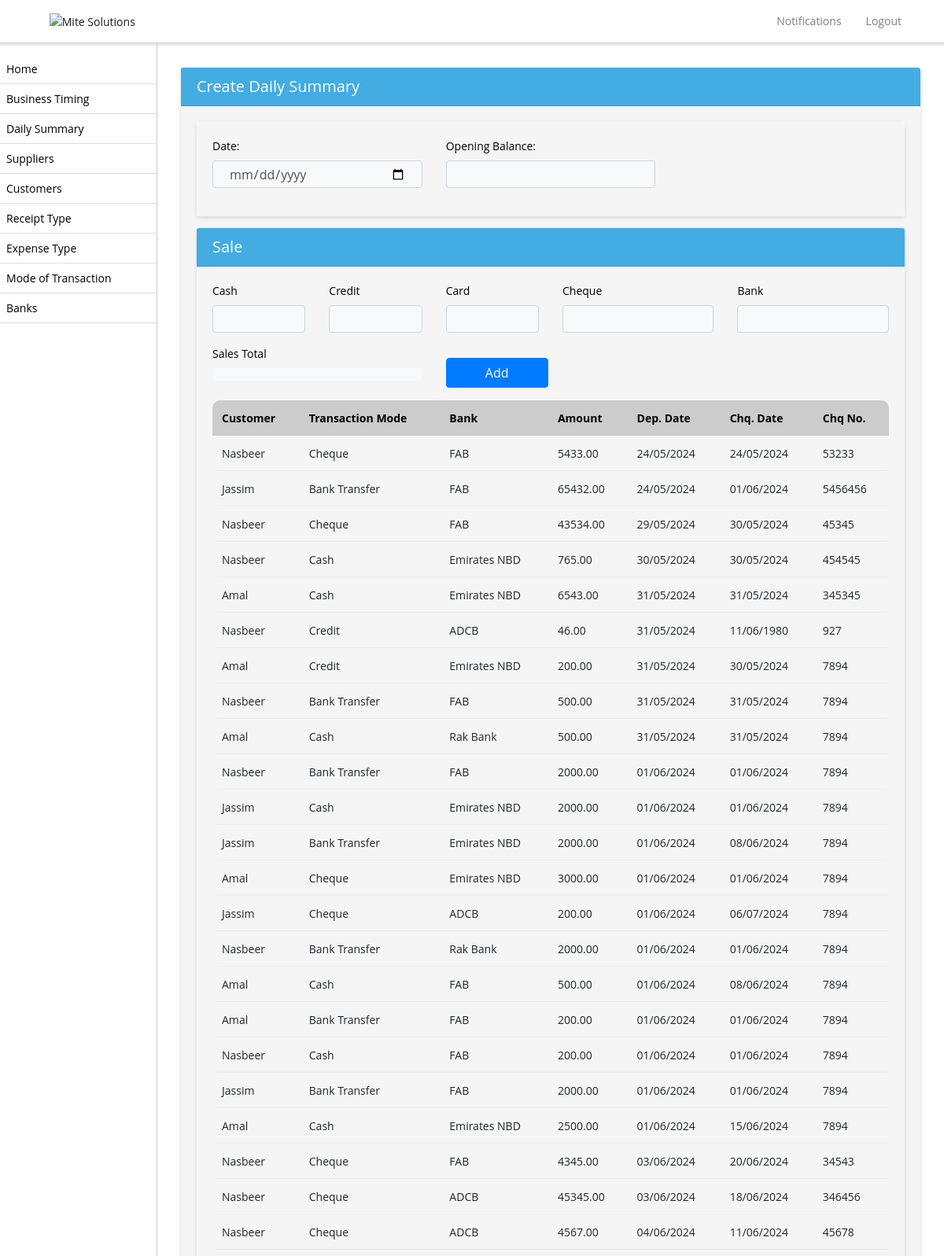
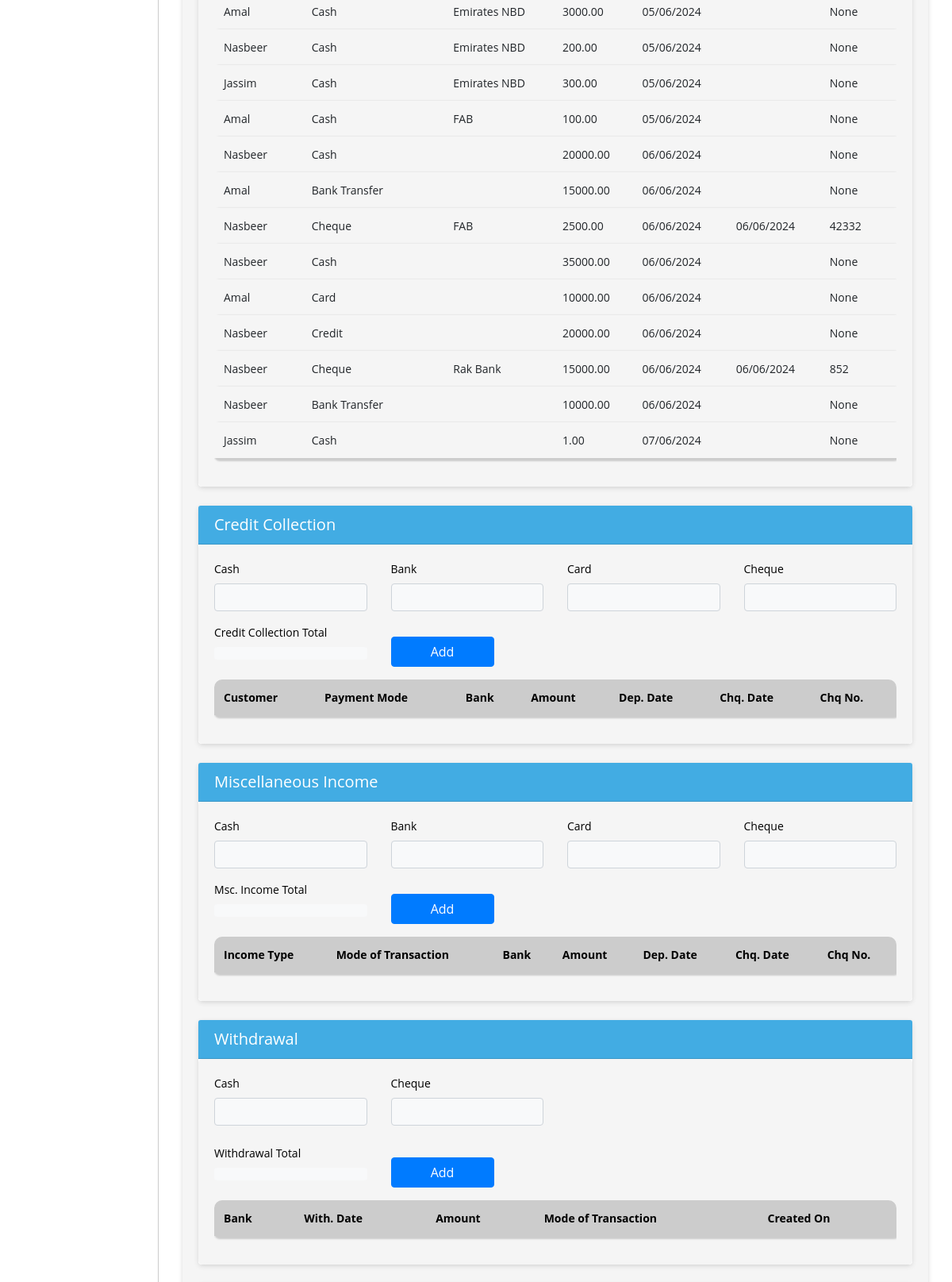
The app's page /bank-sales/ (signed in, upper part) with its own data (2 pictures, top to bottom).
### biztrackapp/models.py (models this page shows, shortened)
class BankSales(models.Model):
    customer = models.ForeignKey(Customer, on_delete=models.CASCADE)
    daily_summary_id = models.CharField(max_length=100, null=True, blank=True)
    mode_of_transaction = models.ForeignKey(TransactionMode, on_delete=models.CASCADE)
    amount = models.DecimalField(max_digits=10, decimal_places=2)
    bank = models.ForeignKey(Bank, on_delete=models.CASCADE, null=True, blank=True)
    cheque_date = models.DateField(null=True, blank=True)
    cheque_no = models.CharField(max_length=255,null=True, blank=True)
    business_profile = models.CharField(max_length=255, null=True)
    created_on = models.DateTimeField(auto_now_add=True)
    updated_on = models.DateTimeField(auto_now=True)

class Customer(models.Model):
    name = models.CharField(max_length=255)
    business_profile = models.CharField(max_length=255, null=True)
    outstanding = models.DecimalField(max_digits=10, decimal_places=2)
    location = models.CharField(max_length=255)
    status = models.BooleanField(default=True)  # BooleanField to represent True or False
    created_on = models.DateTimeField(auto_now_add=True, null=True)

class TransactionMode(models.Model):
    CHOICES = [
        ('card', 'Card'),
        ('cash', 'Cash'),
        ('bank transfer', 'Bank Transfer'),
        ('cheque', 'Cheque'),
        ('credit', 'Credit'),
    ]
    name = models.CharField(max_length=255,choices=CHOICES)
    business_profile = models.CharField(max_length=255, null=True)
    status = models.BooleanField(default=False)
    created_on = models.DateTimeField(auto_now_add=True, null=True)

class Bank(models.Model):
    name = models.CharField(max_length=255, choices=BANK_CHOICES)
    account_number = models.CharField(max_length=50)
    opening_balance = models.DecimalField(max_digits=10, decimal_places=2)
    business_profile = models.CharField(max_length=255, null=True)
    status = models.BooleanField(default=False)
    created_on = models.DateTimeField(auto_now_add=True, null=True)
    update_on = models.DateTimeField(auto_now=True, null=True)

### biztrackapp/views.py (the view)
# urls.py: path('bank-sales/', list_bank_sales, name='list_bank_sales'),
def list_bank_sales(request):
    shop_admin = get_object_or_404(ShopAdmin, user=request.user)
    shop = shop_admin.shop
    business_profile = get_object_or_404(BusinessProfile, name=shop.name)
    bank_sales = BankSales.objects.filter(business_profile=business_profile.id)
    return render(request, 'create_daily_summary.html', {'bank_sales': bank_sales})

### biztrackapp/templates/create_daily_summary.html (shortened to what this page needs)
{% extends 'base.html' %}
{% block content %}
<div class="container ">
    <div class="card  ">
        <div class="card-header">
            <h5 class="mb-0">Create Daily Summary</h5>
          </div>
          <form method="post"  enctype="multipart/form-data" class="form" id="daily_summary_form">
        <div class="card-body ">
            <div class="card mt-0">
                <div class="card-body bg-white br-5">
                    <div class="row ">
                        <div class="col-md-4">
                            <div class="form-group">
                                <label for="id_date">Date:</label>
                                <input type="date" name="date" required class="form-control bg-light" id="id_date" tabindex="-1">
                            </div>
                        </div>
                        <div class="col-md-4">
                            <div class="form-group">
                                <label for="id_date">Opening Balance:</label>
                                <input type="number" name="opening_balance" value="{{cash_on_hand}}" required class="form-control bg-light" id="id_cash_on_hand" tabindex="0" readonly>
                            </div>
                        </div>
                    </div>
                </div>
            </div>
            <div class="card">
                <div class="card-header text-white">
                    <h5 class="text-left mb-0">Sale</h5>
                </div>
                <div class="card-body bg-white br-5">
                    <div class="row ">
                        <div class="col-md-2">
                            <label>Cash </label>
                            <input type="number" name="cash_sale" required class="form-control bg-light" id="id_cash_sale" tabindex="1" value="{{ bank_sale_total_cash_sale }}">
                        </div>
                        <div class="col-md-2">
                            <label>Credit </label>
                            <input type="number" name="credit_sale" required class="form-control bg-light" id="id_credit_sale" tabindex="2" value="{{ bank_sale_total_credit_sale }}" >
                        </div>
                        <div class="col-md-2">
                            <label>Card </label>
                            <input type="number" name="card_sale" required class="form-control bg-light" id="id_card_sale" tabindex="3" value="{{ bank_sale_total_card_sale }}">
                        </div>
                        <div class="col-md-3">
                            <label>Cheque</label>
                            <input type="number" name="cheque_sale" required class="form-control bg-light" id="id_cheque_sale" tabindex="4" value="{{ bank_sale_total_cheque_sale }}">
                        </div>
                        <div class="col-md-3">
                            <label>Bank</label>
                            <input type="number" name="bank_sale" required class="form-control bg-light" id="id_bank_sale" tabindex="5" value="{{ bank_sale_total_bank_sale }}">
                        </div>
                    </div>
                    <div class="row mb-3 mt-2">
                        <div class="col-md-4 ">
                            <label>Sales Total</label>
                            <div class="bg-light p-2 rounded">{{total_bank_sale_amount}}</div>
                        </div>
                        <div class="col-md-4 d-flex align-items-end">
                            <button type="button" class="btn btn-primary mt-3" data-toggle="modal" data-target="#bankSaleModal">Add</button>
                        </div>
                    </div>
                    <div class="table-responsive">
                    <table  class="table table-bordered table-striped "  id="tablebanksale" >
                        <thead style="color:transparent !important;">
                            <tr>
                                <th>Customer</th>
                                <th>Transaction Mode</th>
                                <th>Bank</th>
                                <th>Amount</th>
                                <th>Dep. Date</th>
                                <th>Chq. Date</th>
                                <th>Chq No.</th>
                            </tr>
                        </thead>
                        <tbody>
                            {% for sale in bank_sales %}
                            <tr>
                                <td>{{ sale.customer.name }}</td>
                                <td class="text-capitalize">{{ sale.mode_of_transaction.name }}</td>
                                <td>{{ sale.bank.name }}</td>
                                <td>{{ sale.amount }}</td>
                                <td>{{ sale.created_on|date:"d/m/Y" }}</td>
                                <td>{{ sale.cheque_date|date:"d/m/Y" }}</td>
                                <td>{{ sale.cheque_no }}</td>
                            </tr>
                            {% endfor %}
                        </tbody>
                    </table>
                </div>
                </div>
            </div>
            <div class="card  mt-4">
                <div class="card-header text-white">
                    <h5 class="text-left mb-0">Credit Collection</h5>
                </div>
                <div class="card-body bg-white  br-5">
                    <div class="row ">
                        <div class="col-md-3">
                            <label>Cash</label>
                            <input type="number" name="cash_collection" required class="form-control bg-light" id="id_cash_collection" tabindex="1" value="{{ credit_sale_total_cash_sale }}">
                        </div>
                        <div class="col-md-3">
                            <label>Bank </label>
                            <input type="number" name="bank_collection" required class="form-control bg-light" id="id_bank_collection" tabindex="2" value="{{ credit_sale_total_bank_sale }}" >
                        </div>
                        <div class="col-md-3">
                            <label>Card </label>
                            <input type="number" name="card_collection" required class="form-control bg-light" id="id_card_collection" tabindex="3" value="{{ credit_sale_total_card_sale }}">
                        </div>
                        <div class="col-md-3">
                            <label>Cheque</label>
                            <input type="number" name="cheque_collection" required class="form-control bg-light" id="id_cheque_collection" tabindex="4" value="{{ credit_sale_total_cheque_sale }}">
                        </div>
                    </div>
                    <div class="row mb-3 mt-2">
                        <div class="col-md-3">
                            <label>Credit Collection Total</label>
                            <div class="bg-light p-2 rounded">{{total_credit_sale_amount}}</div>
                        </div>
                        <div class="col-md-3 d-flex align-items-end">
                            <button type="button" class="btn btn-primary mt-3" data-toggle="modal" data-target="#creditCollectionModal">Add </button>
                        </div>
                    </div>
                    <div class="table-responsive">
                    <table id="tablecreditcollection"  class="table table-bordered table-striped nowrap"  style="width: 100%;">
                        <thead class="thead-light" style="border-color:transparent !important;">
                            <tr>
                                <th>Customer</th>
                                <th>Payment Mode</th>
                                <th>Bank</th>
                                <th>Amount</th>
                                <th>Dep. Date</th>
                                <th>Chq. Date</th>
                                <th>Chq No.</th>
                            </tr>
                        </thead>
                    </table>
                </div>
                </div>
            </div>
            <div class="card  mt-4">
                <div class="card-header text-white">
                    <h5 class="text-left mb-0">Miscellaneous Income</h5>
                </div>
                <div class="card-body bg-white  br-5">
                    <div class="row ">
                        <div class="col-md-3">
                            <label>Cash </label>
                            <input type="number" name="cash_msc_income" required class="form-control bg-light" id="id_cash_msc_income" tabindex="1" value="{{ mis_income_total_cash }}">
                        </div>
                        <div class="col-md-3">
                            <label>Bank </label>
                            <input type="number" name="bank_msc_income" required class="form-control bg-light" id="id_bank_msc_income" tabindex="2" value="{{ mis_income_total_bank }}" >
                        </div>
                        <div class="col-md-3">
                            <label>Card </label>
                            <input type="number" name="card_msc_income" required class="form-control bg-light" id="id_card_msc_income" tabindex="3" value="{{ mis_income_total_card }}">
                        </div>
                        <div class="col-md-3">
                            <label>Cheque </label>
                            <input type="number" name="cheque_msc_income" required class="form-control bg-light" id="id_cheque_msc_income" tabindex="4" value="{{ mis_income_total_cheque }}">
                        </div>
                    </div>
                    <div class="row mb-3 mt-2">
                        <div class="col-md-3">
                            <label>Msc. Income Total</label>
                            <div class="bg-light p-2 rounded">{{total_mis_income_amount}}</div>
                        </div>
                        <div class="col-md-3 d-flex align-items-end">
                            <button type="button" class="btn btn-primary mt-3" data-toggle="modal" data-target="#miscIncomeModal">Add</button>
                        </div>
                    </div>
                    <div class="table-responsive">
                    <table id="tablemscincome"  class="table table-bordered table-striped nowrap"  style="width: 100%;">
                        <thead class="thead-light" style="border-color: transparent !important;">
                            <tr>
                                <th>Income Type</th>
                                <th>Mode of Transaction</th>
                                <th>Bank</th>
                                <th>Amount</th>
                                <th>Dep. Date</th>
                                <th>Chq. Date</th>
                                <th>Chq No.</th>
                            </tr>
                        </thead>
                    </table>
                    </div>
                </div>
            </div>
            <div class="card mt-4">
                <div class="card-header text-white">
                    <h5 class="text-left mb-0">Withdrawal</h5>
                </div>
                <div class="card-body bg-white br-5">
                    <div class="row mb-3">
                        <div class="col-md-3">
                            <label>Cash </label>
                            <input type="number" name="cash_withdrawal" required class="form-control bg-light" id="id_cash_withdrawal" tabindex="1" value="{{ withdrawal_total_cash }}">
                        </div>
                        <div class="col-md-3">
                            <label>Cheque </label>
                            <input type="number" name="cheque_withdrawal" required class="form-control bg-light" id="id_cheque_withdrawal" tabindex="4" value="{{ withdrawal_total_cheque }}">
                        </div>
                    </div>
                    <div class="row mb-3 mt-2">
                        <div class="col-md-3">
                            <label>Withdrawal Total</label>
                            <div class="bg-light p-2 rounded">{{total_withdrawal_amount}}</div>
                        </div>
                        <div class="col-md-3 d-flex align-items-end">
                            <button type="button" class="btn btn-primary mt-3"  data-toggle="modal" data-target="#withdrawalModal">Add </button>
                        </div>
                    </div>
                    <div class="table-responsive">
                        <table id="tablewithdrawal"  class="table table-bordered table-striped nowrap"  style="width: 100%;">
                            <thead class="thead-light" style="border-color: transparent !important;">
                                <tr>
                                    <th>Bank</th>
                                    <th>With. Date</th>
                                    <th>Amount</th>
                                    <th>Mode of Transaction</th>
                                    <th>Created On</th>
                                </tr>
                            </thead>
                        </table>
                    </div>
                </div>
            </div>
        </div>
    </form>
    </div>
</div>
{% endblock %}

### records on screen
BankSales: customer.name "Nasbeer", mode_of_transaction.name "Cheque", bank.name "FAB", amount "5433.00", created_on "24/05/2024", cheque_date "24/05/2024", cheque_no "53233"
BankSales: customer.name "Jassim", mode_of_transaction.name "Bank Transfer", bank.name "FAB", amount "65432.00", created_on "24/05/2024", cheque_date "01/06/2024", cheque_no "5456456"
BankSales: customer.name "Nasbeer", mode_of_transaction.name "Cheque", bank.name "FAB", amount "43534.00", created_on "29/05/2024", cheque_date "30/05/2024", cheque_no "45345"
BankSales: customer.name "Nasbeer", mode_of_transaction.name "Cash", bank.name "Emirates NBD", amount "765.00", created_on "30/05/2024", cheque_date "30/05/2024", cheque_no "454545"
BankSales: customer.name "Amal", mode_of_transaction.name "Cash", bank.name "Emirates NBD", amount "6543.00", created_on "31/05/2024", cheque_date "31/05/2024", cheque_no "345345"
BankSales: customer.name "Nasbeer", mode_of_transaction.name "Credit", bank.name "ADCB", amount "46.00", created_on "31/05/2024", cheque_date "11/06/1980", cheque_no "927"
BankSales: customer.name "Amal", mode_of_transaction.name "Credit", bank.name "Emirates NBD", amount "200.00", created_on "31/05/2024", cheque_date "30/05/2024", cheque_no "7894"
BankSales: customer.name "Nasbeer", mode_of_transaction.name "Bank Transfer", bank.name "FAB", amount "500.00", created_on "31/05/2024", cheque_date "31/05/2024", cheque_no "7894"
BankSales: customer.name "Amal", mode_of_transaction.name "Cash", bank.name "Rak Bank", amount "500.00", created_on "31/05/2024", cheque_date "31/05/2024", cheque_no "7894"
BankSales: customer.name "Nasbeer", mode_of_transaction.name "Bank Transfer", bank.name "FAB", amount "2000.00", created_on "01/06/2024", cheque_date "01/06/2024", cheque_no "7894"
BankSales: customer.name "Jassim", mode_of_transaction.name "Cash", bank.name "Emirates NBD", amount "2000.00", created_on "01/06/2024", cheque_date "01/06/2024", cheque_no "7894"
BankSales: customer.name "Jassim", mode_of_transaction.name "Bank Transfer", bank.name "Emirates NBD", amount "2000.00", created_on "01/06/2024", cheque_date "08/06/2024", cheque_no "7894"
BankSales: customer.name "Amal", mode_of_transaction.name "Cheque", bank.name "Emirates NBD", amount "3000.00", created_on "01/06/2024", cheque_date "01/06/2024", cheque_no "7894"
BankSales: customer.name "Jassim", mode_of_transaction.name "Cheque", bank.name "ADCB", amount "200.00", created_on "01/06/2024", cheque_date "06/07/2024", cheque_no "7894"
BankSales: customer.name "Nasbeer", mode_of_transaction.name "Bank Transfer", bank.name "Rak Bank", amount "2000.00", created_on "01/06/2024", cheque_date "01/06/2024", cheque_no "7894"
BankSales: customer.name "Amal", mode_of_transaction.name "Cash", bank.name "FAB", amount "500.00", created_on "01/06/2024", cheque_date "08/06/2024", cheque_no "7894"
BankSales: customer.name "Amal", mode_of_transaction.name "Bank Transfer", bank.name "FAB", amount "200.00", created_on "01/06/2024", cheque_date "01/06/2024", cheque_no "7894"
BankSales: customer.name "Nasbeer", mode_of_transaction.name "Cash", bank.name "FAB", amount "200.00", created_on "01/06/2024", cheque_date "01/06/2024", cheque_no "7894"
BankSales: customer.name "Jassim", mode_of_transaction.name "Bank Transfer", bank.name "FAB", amount "2000.00", created_on "01/06/2024", cheque_date "01/06/2024", cheque_no "7894"
BankSales: customer.name "Amal", mode_of_transaction.name "Cash", bank.name "Emirates NBD", amount "2500.00", created_on "01/06/2024", cheque_date "15/06/2024", cheque_no "7894"
BankSales: customer.name "Nasbeer", mode_of_transaction.name "Cheque", bank.name "FAB", amount "4345.00", created_on "03/06/2024", cheque_date "20/06/2024", cheque_no "34543"
BankSales: customer.name "Nasbeer", mode_of_transaction.name "Cheque", bank.name "ADCB", amount "45345.00", created_on "03/06/2024", cheque_date "18/06/2024", cheque_no "346456"
BankSales: customer.name "Nasbeer", mode_of_transaction.name "Cheque", bank.name "ADCB", amount "4567.00", created_on "04/06/2024", cheque_date "11/06/2024", cheque_no "45678"
BankSales: customer.name "Amal", mode_of_transaction.name "Cash", bank.name "Emirates NBD", amount "3000.00", created_on "05/06/2024", cheque_no "None"
BankSales: customer.name "Nasbeer", mode_of_transaction.name "Cash", bank.name "Emirates NBD", amount "200.00", created_on "05/06/2024", cheque_no "None"
BankSales: customer.name "Jassim", mode_of_transaction.name "Cash", bank.name "Emirates NBD", amount "300.00", created_on "05/06/2024", cheque_no "None"
BankSales: customer.name "Amal", mode_of_transaction.name "Cash", bank.name "FAB", amount "100.00", created_on "05/06/2024", cheque_no "None"
BankSales: customer.name "Nasbeer", mode_of_transaction.name "Cash", amount "20000.00", created_on "06/06/2024", cheque_no "None"
BankSales: customer.name "Amal", mode_of_transaction.name "Bank Transfer", amount "15000.00", created_on "06/06/2024", cheque_no "None"
BankSales: customer.name "Nasbeer", mode_of_transaction.name "Cheque", bank.name "FAB", amount "2500.00", created_on "06/06/2024", cheque_date "06/06/2024", cheque_no "42332"
BankSales: customer.name "Nasbeer", mode_of_transaction.name "Cash", amount "35000.00", created_on "06/06/2024", cheque_no "None"
BankSales: customer.name "Amal", mode_of_transaction.name "Card", amount "10000.00", created_on "06/06/2024", cheque_no "None"
BankSales: customer.name "Nasbeer", mode_of_transaction.name "Credit", amount "20000.00", created_on "06/06/2024", cheque_no "None"
BankSales: customer.name "Nasbeer", mode_of_transaction.name "Cheque", bank.name "Rak Bank", amount "15000.00", created_on "06/06/2024", cheque_date "06/06/2024", cheque_no "852"
BankSales: customer.name "Nasbeer", mode_of_transaction.name "Bank Transfer", amount "10000.00", created_on "06/06/2024", cheque_no "None"
BankSales: customer.name "Jassim", mode_of_transaction.name "Cash", amount "1.00", created_on "07/06/2024", cheque_no "None"
